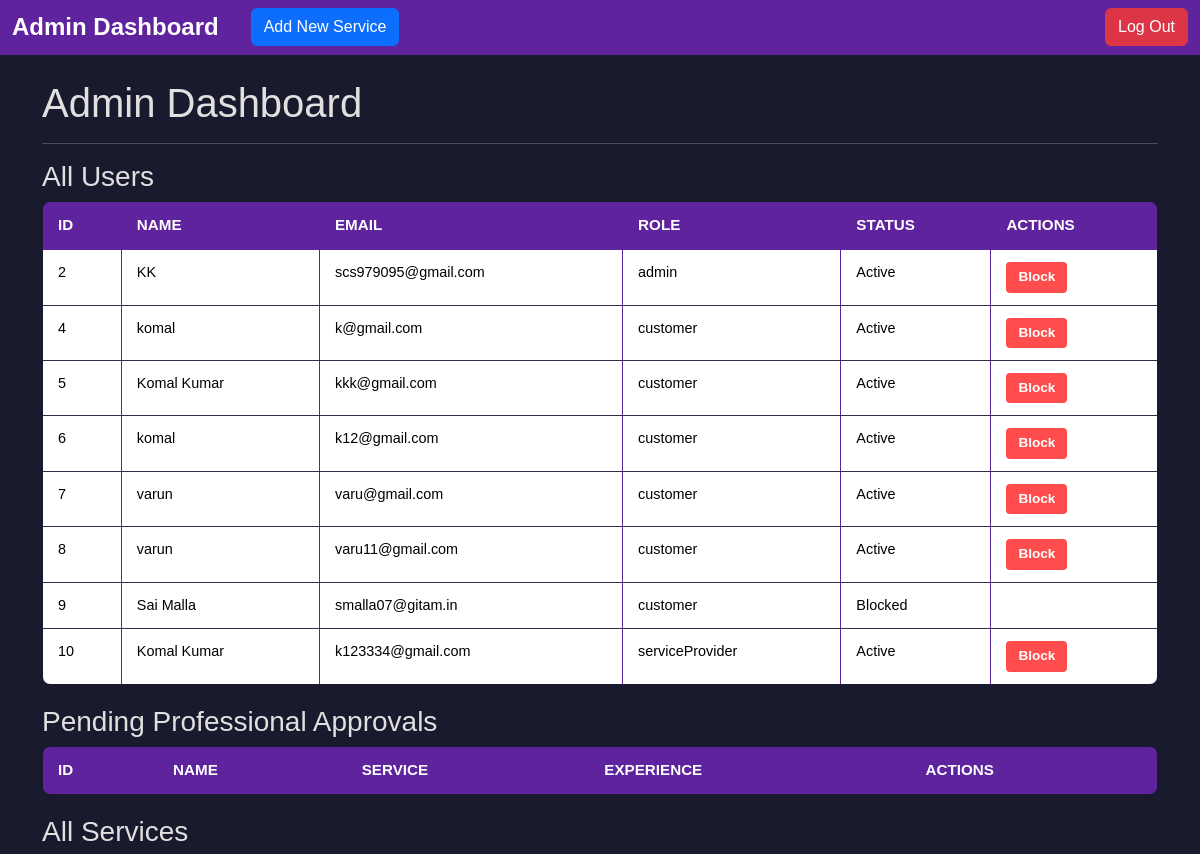
The page /admin/dashboard (signed in, upper part) on the database as committed earlier.
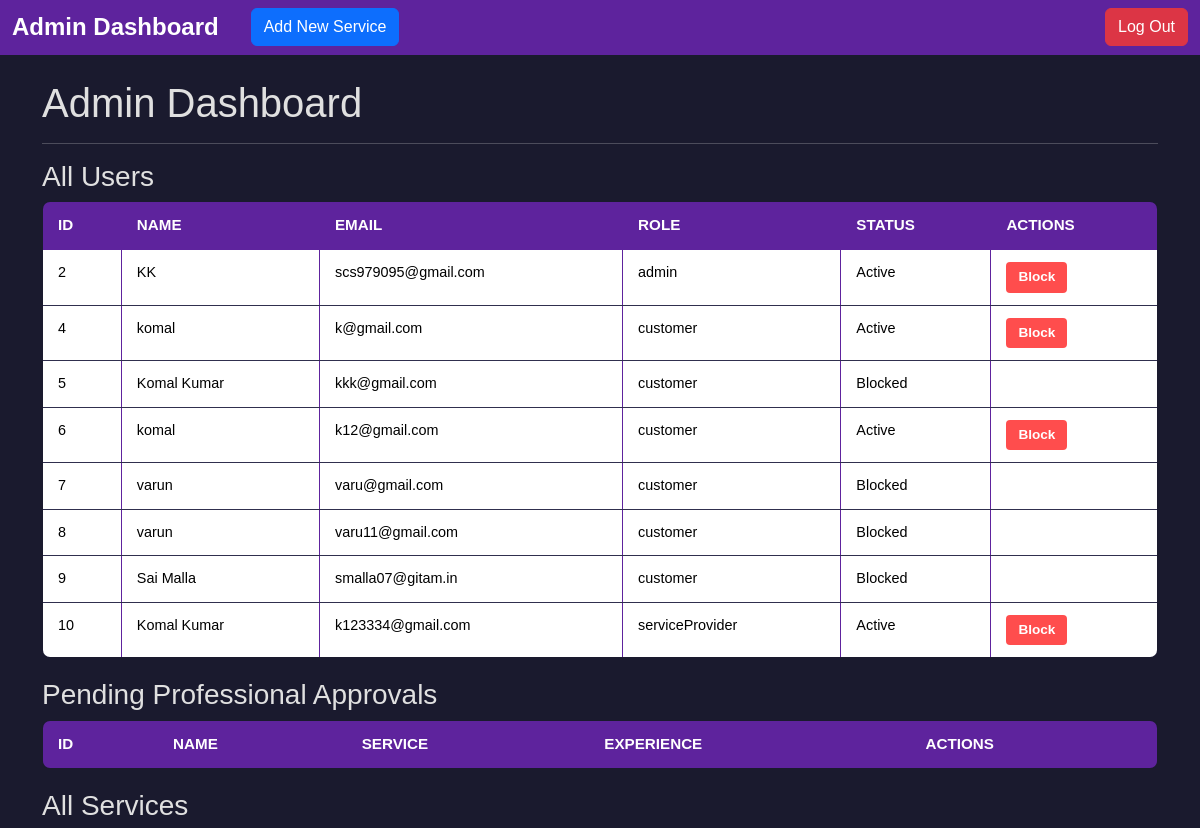
The same page on the database as committed later.
### app.py (models this page shows)
class User(db.Model):
    id = db.Column(db.Integer, primary_key=True)
    name = db.Column(db.String(80), nullable=False)
    email = db.Column(db.String(120), unique=True, nullable=False)  # Unique Login ID
    password = db.Column(db.String(120), nullable=False)
    phone_number = db.Column(db.String(15))
    role = db.Column(db.String(15), nullable=False)  # 'admin', 'customer', 'professional'
    is_blocked = db.Column(db.Boolean, default=False)  # Admin can block users
    created_at = db.Column(db.DateTime, default=datetime.utcnow)
    address= db.Column(db.String(100), nullable= True)
    professional_details = db.relationship('ProfessionalDetails', back_populates='user', uselist=False)
    customer_requests = db.relationship('ServiceRequest', back_populates='customer')

### app.py (the view)
@app.route('/admin/dashboard')
def admin_dashboard():
    if not session.get('admin_logged_in'):
        return redirect(url_for('admin_login'))
    users = User.query.all()
    services = Service.query.all()
    pending_pros = ProfessionalDetails.query.filter_by(is_approved=False).all()
    return render_template('admin_dashboard.html', users=users, services=services, pending_pros=pending_pros)

### templates/admin_dashboard.html (shortened to what this page needs)
<!doctype html>
<html lang="en">
<head>
    <link href="https://cdn.jsdelivr.net/npm/bootstrap@5.3.3/dist/css/bootstrap.min.css" rel="stylesheet">
    <link rel="stylesheet" href="/static/css/styles.css">
</head>
<body>
    <nav class="navbar navbar-light bg-light">
        <div class="container-fluid">
            <div class="d-flex align-items-center">
                <span class="navbar-brand mb-0 h1">Admin Dashboard</span>
                <a href="#addNewService" class="btn btn-primary ms-3">Add New Service</a>
            </div>
            <form action="/logout" method="post">
                <button type="submit" class="btn btn-danger">Log Out</button>
            </form>
        </div>
    </nav>
    <div class="container mt-4">
        <h1>Admin Dashboard</h1>
        <hr>
        <h3>All Users</h3>
        <table class="table table-bordered table-hover">
            <thead>
                <tr>
                    <th>ID</th>
                    <th>Name</th>
                    <th>Email</th>
                    <th>Role</th>
                    <th>Status</th>
                    <th>Actions</th>
                </tr>
            </thead>
            <tbody>
                {% for user in users %}
                <tr>
                    <td>{{ user.id }}</td>
                    <td>{{ user.name }}</td>
                    <td>{{ user.email }}</td>
                    <td>{{ user.role }}</td>
                    <td>
                        {% if user.is_blocked %}
                        Blocked
                        {% else %}
                        Active
                        {% endif %}
                    </td>
                    <td>
                        {% if not user.is_blocked %}
                        <form method="post" action="/admin/block_user/{{ user.id }}">
                            <button class="btn btn-danger btn-sm">Block</button>
                        </form>
                        {% endif %}
                    </td>
                </tr>
                {% endfor %}
            </tbody>
        </table>
        <h3>Pending Professional Approvals</h3>
        <table class="table table-bordered table-hover">
            <thead>
                <tr>
                    <th>ID</th>
                    <th>Name</th>
                    <th>Service</th>
                    <th>Experience</th>
                    <th>Actions</th>
                </tr>
            </thead>
        </table>
        <h3>All Services</h3>
    </div>
</body>
</html>

Rows that differ between the two databases and show on the page:
changed User "kkk@gmail.com": is_blocked "Active Block" → "Blocked"
changed User "varu@gmail.com": is_blocked "Active Block" → "Blocked"
changed User "varu11@gmail.com": is_blocked "Active Block" → "Blocked"
